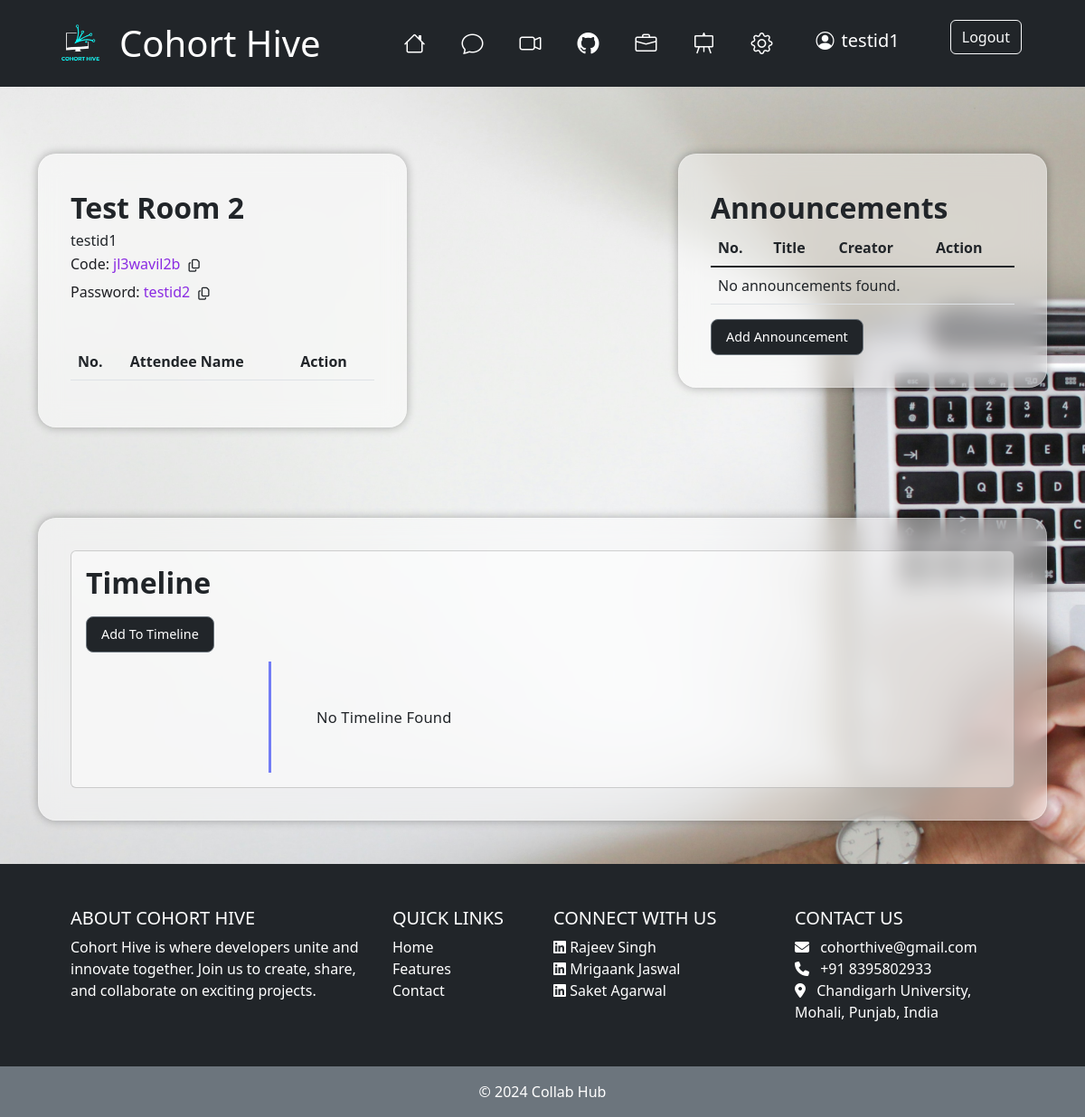
Before: /rooms/index.php?room=jl3wavil2b (signed in) with the older database file.
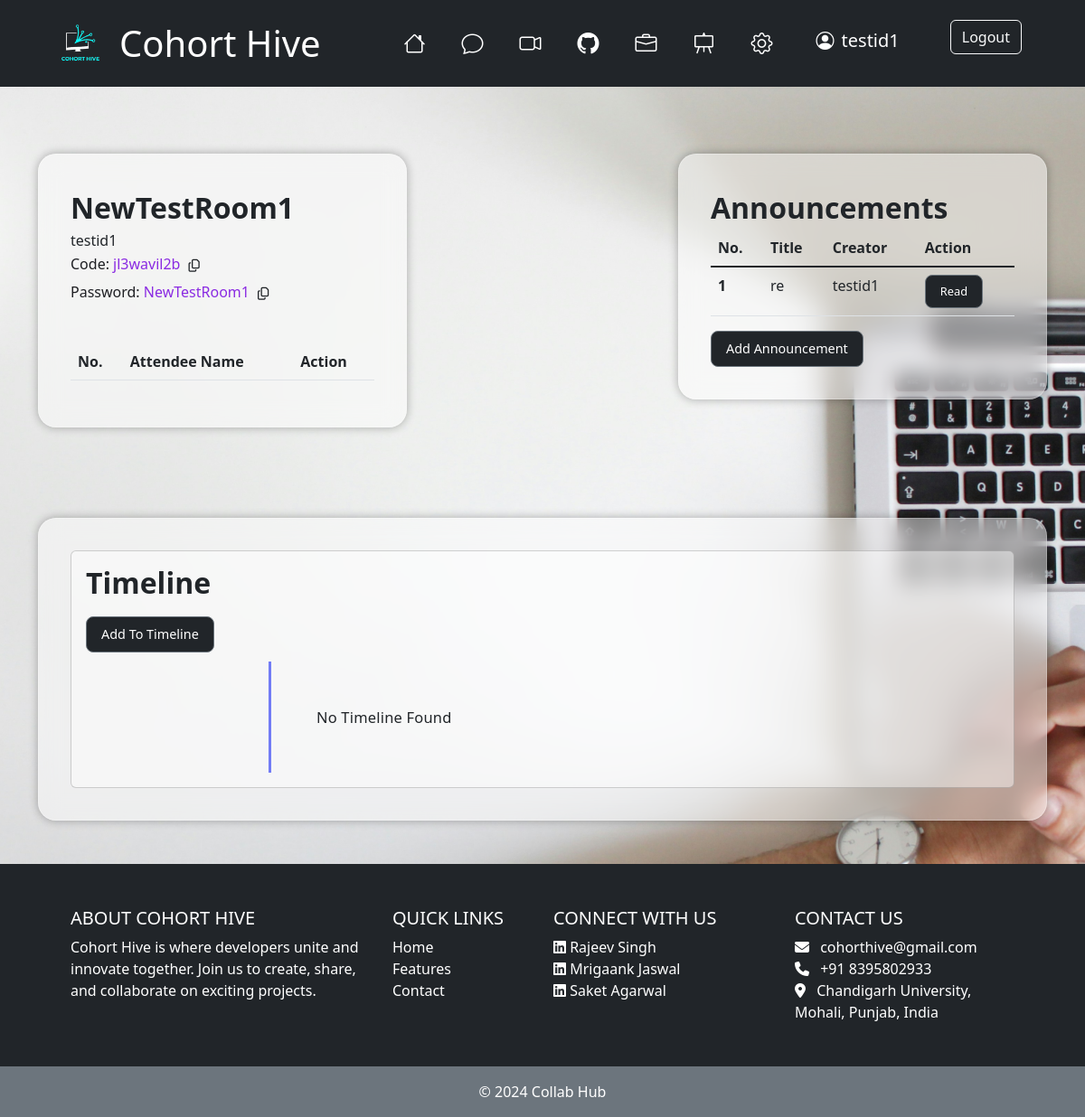
After: the same page with the newer database file.
### tables this page shows
CREATE TABLE `users` (
  `ID` varchar(20) NOT NULL,
  `Name` varchar(30) NOT NULL,
  `Username` varchar(50) NOT NULL,
  `Email` varchar(100) NOT NULL,
  `Password` varchar(100) NOT NULL,
  `Created_On` datetime NOT NULL DEFAULT current_timestamp()
);

CREATE TABLE `announcements` (
  `ID` int(11) NOT NULL,
  `Room_ID` varchar(20) NOT NULL,
  `User_ID` varchar(20) NOT NULL,
  `Title` varchar(50) NOT NULL,
  `Description` varchar(400) NOT NULL,
  `Created_On` datetime NOT NULL DEFAULT current_timestamp()
);

### rooms/index-php.php (called while the page is built, shortened)
<?php
  require_once "../components/config.php";
  if (isset($_GET['room'])) {
    $room_code = $_GET['room'];
}
else{
    header("Location:../index.php");
}
$query = $conn->prepare("SELECT Owner_ID FROM `rooms` WHERE ID = ?");
$query->bind_param("s", $_SESSION['room_id']);
$query->execute();
$result = $query->get_result();
$owner_id = $result->fetch_assoc()['Owner_ID'];
$query = $conn->prepare("SELECT Name FROM `users` WHERE ID = ?");
$query->bind_param("s", $owner_id);
$query->execute();
$result = $query->get_result();
$owner_name = $result->fetch_assoc()['Name'];
$sql = "SELECT a.ID, a.Title, a.Description, a.User_ID, u.Name
        FROM announcements a
        LEFT JOIN users u ON a.User_ID = u.ID
        WHERE Room_ID = ?
        ORDER BY a.ID DESC";
$stmt = $conn->prepare($sql);
$stmt->bind_param("s", $_SESSION['room_id']);
$stmt->execute();
$result = $stmt->get_result();
$rowNumber = 1;
?>

### rooms/index.php (the view, shortened to what this page needs)
<?php require_once "index-php.php"; ?>
<!DOCTYPE html>
<html lang="en">
<head>
    <link rel="stylesheet" href="css/index.css">
    <link href="https://cdn.jsdelivr.net/npm/bootstrap@5.2.3/dist/css/bootstrap.min.css" rel="stylesheet">
    <link rel="stylesheet" href="https://cdnjs.cloudflare.com/ajax/libs/font-awesome/6.5.2/css/all.min.css" />
    <link rel="stylesheet" href="https://cdnjs.cloudflare.com/ajax/libs/bootstrap-icons/1.5.0/font/bootstrap-icons.min.css">
</head>
<body>
   <?php require_once "components/header.php";?>
    <div class="container">
        <div class="startSec">
            <div class="roomDet">
                <div class="roomName"><?php echo  $_SESSION['room_name']; ?></div>
                <div class="ownerName"><?php echo  $owner_name; ?></div>
                <div id="roomId" class="roomsubdet"><span class="idtitle">Code: </span><?php echo $room_code; ?><button class="btn btn-sm" onclick="copyID()"><i class="fa-regular fa-copy"></i></button></div>
                <div id="roomPass" class="roomsubdet"><span class="idtitle">Password: </span><?php echo  $_SESSION['room_password']; ?><button class="btn btn-sm" onclick="copyPass()"><i class="fa-regular fa-copy"></i></button></div>
                <div class="attendeeList">
                      <table class="table">
                        <thead>
                          <tr>
                            <th scope="col">No.</th>
                            <th scope="col">Attendee Name</th>
                            <th scope="col">Action</th>
                          </tr>
                        </thead>
                      </table>
                </div>
            </div>
            <div class="announcements">
                <div class="accouncementsContent">
                    <div class="roomName">Announcements</div>
                  <table class="table">
                    <thead>
                      <tr>
                        <th scope="col">No.</th>
                        <th scope="col">Title</th>
                        <th scope="col">Creator</th>
                        <th scope="col">Action</th>
                      </tr>
                    </thead>
                    <tbody class="table-group-divider">
                      <?php
                       if ($result->num_rows > 0) {
                           while ($row = $result->fetch_assoc()) {
                               $title = htmlspecialchars($row['Title']);
                               $description = htmlspecialchars($row['Description']);
                               $creator = htmlspecialchars($row['Name']);
                               echo '<tr>';
                               echo '<th scope="row">' . $rowNumber . '</th>';
                               echo '<td>' . $title . '</td>';
                               echo '<td>' . $creator . '</td>';
                               echo '<td><button class="btn btn-outline-secondary btn-lg btn-dark seeAnnouncements" style="--bs-btn-font-size: 0.8rem; --bs-btn-color: white" data-title="' . $title . '" data-description="' . $description . '" onclick="showAnnouncementDetails(this)">Read</button></td>';
                               echo '</tr>';
                               $rowNumber++;
                           }
                       } else {
                           echo '<tr><td colspan="4">No announcements found.</td></tr>';
                       }
                       ?>
                    </tbody>
                  </table>
                  <div class="addAnnouncement"><button class="btn btn-outline-secondary btn-lg btn-dark addAnnouncement" style="--bs-btn-font-size: 0.9rem; --bs-btn-color: white">Add Announcement</button></div>
                </div>
            </div>
        </div>
      <div class="timelinePart">
            <div class="row">
              <div class="col-md-12">
                  <div class="card" style="background: rgba(255, 255, 255, 0.45);">
                      <div class="card-body" >
                        <div class="timelineHead">
                          <h6 class="card-title">Timeline</h6>
                          <div class="addToTimeline"><button class="btn btn-outline-secondary btn-lg btn-dark addToTimelineBtn" style="--bs-btn-font-size: 0.9rem; --bs-btn-color: white">Add To Timeline</button></div>
                        </div>
                          <div id="content">
                              <ul class="timeline" >
                                <?php
                                require_once "timeline.php";
                                if(!empty($timelineEntries)){
                                  foreach ($timelineEntries as $timeline_entry){ ?>
                                  <li class="event" data-date="<?php echo htmlspecialchars($timeline_entry['Deadline']); ?>">
                                      <h3><?php echo htmlspecialchars($timeline_entry['Title']) ?></h3>
                                      <h2><?php  echo $timeline_entry['Owner_name']; ?></h2>
                                      <div class="deadline">By- <span><?php  echo $timeline_entry['Deadline']; ?></span></div>
                                      <p><?php echo  $timeline_entry['Details']; ?></p>
                                      <a href="?delete_timeline_id=<?php echo htmlspecialchars($timeline_entry['ID']);?>"><div class="deleteicon"><i class="fa-regular fa-trash-can"></i></div></a>
                                  </li>
                                  <?php } ?>
                                <?php } else{ ?>
                                    <li> No Timeline Found</li>
                                  <?php } ?>
                              </ul>
                          </div>
                      </div>
                  </div>
              </div>
          </div>
          </div>
      </div>
  <?php require_once "../components/footer.php";?>
</body>
</html>

### rooms/components/header.php (shortened to what this page needs)
<header class="bg-dark text-white py-0 mb-1">
    <div class="container">
        <nav class="navbar navbar-expand-lg navbar-dark">
            <div class="container-fluid">
                <a class="navbar-brand d-flex align-items-center" href="index.php">
                    <img src="../images/logo.png" alt="Logo" width="70" height="70" class="d-inline-block align-text-center">
                    <h1 class="mb-0 ms-2">Cohort Hive</h1>
                </a>
                <div class="collapse navbar-collapse" id="navbarNav">
                    <ul class="navbar-nav ms-auto">
                        <li class="nav-item">
                            <a href="#" class="nav-link text-white d-flex align-items-center mx-2">
                                <i class="bi bi-house me-2"></i><span class="d-lg-none">Home</span>
                            </a>
                        </li>
                        <li class="nav-item">
                            <a href="chat/" class="nav-link text-white d-flex align-items-center mx-2">
                                <i class="bi bi-chat me-2"></i><span class="d-lg-none">Chat</span>
                            </a>
                        </li>
                        <li class="nav-item">
                            <a href="Conference" class="nav-link text-white d-flex align-items-center mx-2">
                                <i class="bi bi-camera-video me-2"></i><span class="d-lg-none">Conference</span>
                            </a>
                        </li>
                        <li class="nav-item">
                            <a href="#" class="nav-link text-white d-flex align-items-center mx-2">
                                <i class="bi bi-github me-2"></i><span class="d-lg-none">GitHub</span>
                            </a>
                        </li>
                        <li class="nav-item">
                            <a href="#" class="nav-link text-white d-flex align-items-center mx-2">
                                <i class="bi bi-briefcase me-2"></i><span class="d-lg-none">Projects</span>
                            </a>
                        </li>
                        <li class="nav-item">
                            <a href="#" class="nav-link text-white d-flex align-items-center mx-2">
                                <i class="bi bi-easel me-2"></i><span class="d-lg-none">Presentations</span>
                            </a>
                        </li>
                        <?php if($_SESSION['ownerid']===$_SESSION['id']){ ?>
                        <li class="nav-item">
                            <a href="#" id="settings-icon" class="nav-link text-white d-flex align-items-center mx-2">
                                <i class="bi bi-gear me-2"></i><span class="d-lg-none">Settings</span>
                            </a>
                        </li>
                        <?php  } ?>
                        <?php if (isset($_SESSION['loggedin']) && $_SESSION['loggedin'] === true): ?>
                            <li class="nav-item">
                                <span class="nav-link text-white d-flex align-items-center" style="font-size: 1.25rem; cursor:default">
                                    <i class="bi bi-person-circle mx-3 me-2"></i> <?php echo $_SESSION['username']; ?>
                                </span>
                            </li>
                            <li class="nav-item">
                                <a href="../components/logout.php" class="btn btn-outline-light ms-3 me-3">Logout</a>
                            </li>
                        <?php endif; ?>
                    </ul>
                </div>
            </div>
        </nav>
    </div>
</header>

### components/footer.php
<footer class="bg-dark text-white text-center text-lg-start mt-5">
    <div class="container p-5">
        <div class="row">
            <div class="col-lg-4 col-md-6 mb-4 mb-md-0">
                <h5 class="text-uppercase" style="cursor: default">About Cohort Hive</h5>
                <p style="cursor: default">
                Cohort Hive is where developers unite and innovate together. Join us to create, share, and collaborate on exciting projects.
                </p>
            </div>
            <div class="col-lg-2 col-md-6 mb-4 mb-md-0">
                <h5 class="text-uppercase" style="cursor: default">Quick Links</h5>
                <ul class="list-unstyled mb-0">
                    <li>
                        <a href="index.php" class="text-white text-decoration-none">Home</a>
                    </li>
                    <li>
                        <a href="index.php#features" class="text-white text-decoration-none">Features</a>
                    </li>
                    <li>
                        <a href="index.php#contact" class="text-white text-decoration-none">Contact</a>
                    </li>
                </ul>
            </div>
            <div class="col-lg-3 col-md-6 mb-4 mb-md-0">
                <h5 class="text-uppercase" style="cursor: default">Connect With Us</h5>
                <ul class="list-unstyled d-flex flex-column justify-content-center">
                    <li>
                        <a href="https://www.linkedin.com/in/rajeevsingh2412/" class="text-white text-decoration-none me-3"><i class="fab fa-linkedin"></i> Rajeev Singh</a>
                    </li>
                    <li>
                        <a href="https://www.linkedin.com/in/mrigaank-jaswal-43a7b2249/" class="text-white text-decoration-none me-3"><i class="fab fa-linkedin"></i> Mrigaank Jaswal</a>
                    </li>
                    <li>
                        <a href="https://www.linkedin.com/in/saket-agarwal007/" class="text-white text-decoration-none me-3"><i class="fab fa-linkedin"></i> Saket Agarwal</a>
                    </li>
                </ul>
            </div>
            <div class="col-lg-3 col-md-6 mb-4 mb-md-0">
                <h5 class="text-uppercase" style="cursor: default">Contact Us</h5>
                <ul class="list-unstyled mb-0" style="cursor: default">
                    <li>
                        <i class="fas fa-envelope me-2"></i> cohorthive@gmail.com
                    </li>
                    <li>
                        <i class="fas fa-phone me-2"></i> +91 8395802933
                    </li>
                    <li>
                        <i class="fas fa-map-marker-alt me-2"></i> Chandigarh University, Mohali, Punjab, India
                    </li>
                </ul>
            </div>
        </div>
    </div>
    <div class="text-center p-3 bg-secondary">
        © 2024 Collab Hub
    </div>
</footer>

### rooms/css/index.css (style rules this page uses)
body { background-image: url("../images/background01-indexpage.jpg"); background-size: cover; background-position: center; background-repeat: no-repeat; background-attachment: fixed; }
.startSec { display: flex; padding-top: 30px; height: 100%; justify-content: space-between; flex-wrap: wrap; }
.form, .roomDet, .accouncementsContent { margin-top: 5vh; justify-content: center; padding-top: 5vh; min-height: 200px; display: flex; flex-direction: column; padding: 35px; border: 1px solid rgba(255, 255, 255, .25); border-radius: 20px; background-color: rgba(255, 255, 255, 0.45); box-shadow: 0 0 10px 1px rgba(0, 0, 0, 0.25); backdrop-filter: blur(12px); cursor: default; }
.roomDet, .accouncementsContent { width: 90vw; max-width: 800px; height: auto; }
.roomName { font-size: 2rem; font-weight: 600; }
.ownerName { padding-top: 0px; }
.roomsubdet { color: blueviolet; }
.idtitle { color: #1e1f23; }
.attendeeList { padding-top: 2.5rem; }
@media screen and (min-width: 768px) { .form, .roomDet, .accouncementsContent { width: 45vw; } }
@media screen and (min-width: 1024px) { .form, .roomDet, .accouncementsContent { width: 34vw; } }
.timelinePart { margin-top: 100px; justify-content: center; padding-top: 100px; min-height: 200px; display: flex; flex-direction: column; width: 100%; justify-content: space-evenly; height: auto; padding: 35px; border: 1px solid rgba(255, 255, 255, .25); border-radius: 20px; background-color: rgba(255, 255, 255, 0.45); box-shadow: 0 0 10px 1px rgba(0, 0, 0, 0.25); backdrop-filter: blur(12px); z-index: 1; }
body { margin-top:20px; }
.timeline { border-left: 3px solid #727cf5; border-bottom-right-radius: 4px; border-top-right-radius: 4px; margin: 0 auto; letter-spacing: 0.2px; position: relative; line-height: 1.4em; font-size: 1.03em; padding: 50px; list-style: none; text-align: left; max-width: 60%; max-height: 550px; overflow-y: scroll; }
.addToTimeline { padding-bottom: 10px; }
.card-title { font-size: 2rem; font-weight: 600; padding-bottom: 10px; }

### rooms/components/header.php (style rules this page uses)
.nav-link { font-size: 1.5rem; }
@media (min-width: 992px) { .navbar-nav .nav-link { margin-right: 2rem; } }

Changed rows visible on the page:
added announcements: Title "re", User_ID.Name "testid1"
Other visible differences:
$_SESSION['room_name']: "Test Room 2" → "NewTestRoom1"
$_SESSION['room_password']: "testid2" → "NewTestRoom1"
text no longer shown: "No announcements found."
